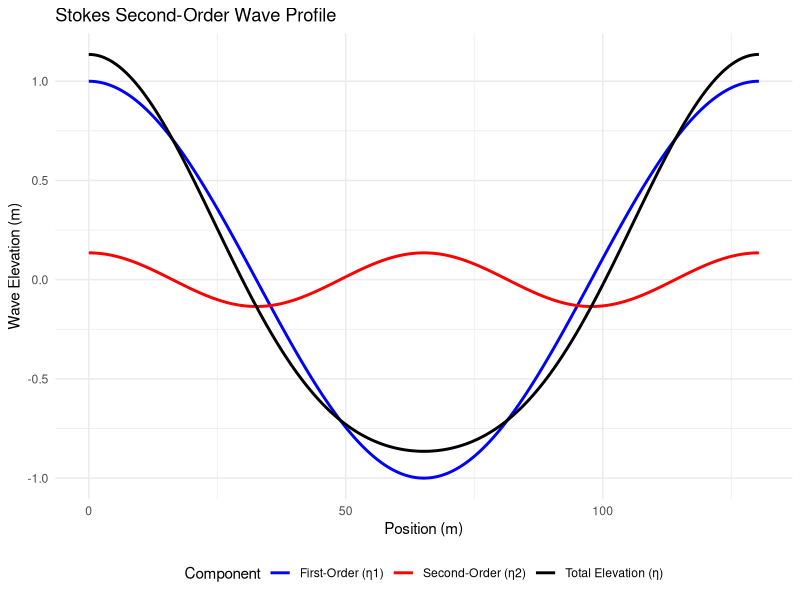
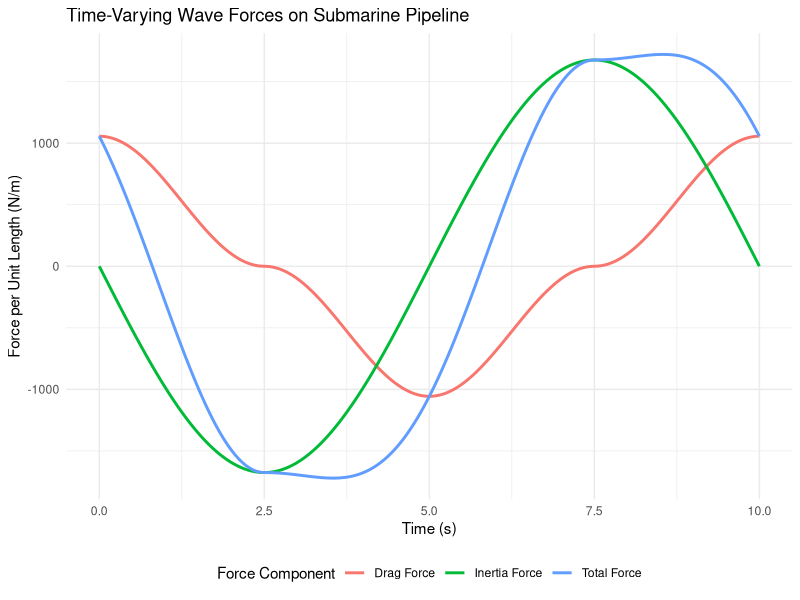
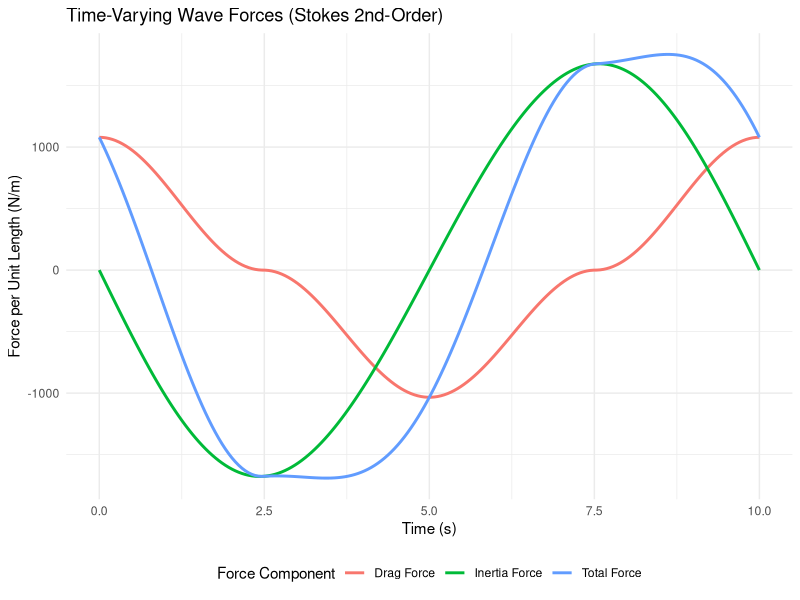

Here is the R script that generated these plots, in order:
library(ggplot2)

# -------------------------------- PART A --------------------------------
T <- 10  # Wave period (s)
g <- 9.81  # Gravity (m/s^2)
d <- 25  # Water depth (m)
H <- 2  # Wave height (m)
a <- H / 2  # Amplitude (m)

omega <- 2 * pi / T  #angular frequency
lambda_0 <- (g * T^2) / (2 * pi)  # deep-water wavelength approx

# Function to solve dispersion relation iteratively
dispersion_relation <- function(k, d, omega, g) {
  return(omega^2 - g * k * tanh(k * d))
}

# Newton-Raphson method to find k
k_guess <- 2 * pi / lambda_0  #initial guess
tolerance <- 1e-6
max_iterations <- 100

for (i in 1:max_iterations) {
  f_k <- dispersion_relation(k_guess, d, omega, g)
  df_k <- -g * (tanh(k_guess * d) + k_guess * d * (1 / cosh(k_guess * d))^2)
  k_new <- k_guess - f_k / df_k
  
  if (abs(k_new - k_guess) < tolerance) {
    break
  }
  
  k_guess <- k_new
}

k <- k_new  # final computed wavenumber
lambda_exact <- 2 * pi / k  # Exact wavelength

# Define x values over one wavelength
x <- seq(0, lambda_exact, length.out = 200)  
phi <- k * x  # Phase variable

# Compute eta1 and eta2
eta1 <- a * cos(phi)  # First-order component
eta2 <- (0.5 * a^2 * k * cosh(2 * k * d) * cos(2 * phi))  # Second-order component
eta <- eta1 + eta2  # Total free-surface elevation

# Create a data frame for plotting
wave_data <- data.frame(
  x = rep(x, 3),
  elevation = c(eta1, eta2, eta),
  component = rep(c("First-Order (η1)", "Second-Order (η2)", "Total Elevation (η)"), each = length(x))
)

# Plot using ggplot2
ggplot(wave_data, aes(x = x, y = elevation, color = component)) +
  geom_line(size = 1) +
  scale_color_manual(values = c("blue", "red", "black")) +
  labs(title = "Stokes Second-Order Wave Profile",
       x = "Position (m)",
       y = "Wave Elevation (m)",
       color = "Component") +
  theme_minimal() +
  theme(legend.position = "bottom")


# -------------------------------- PART B --------------------------------
# ... see doc


# -------------------------------- PART C --------------------------------
# ... see part A, same script but change initial water depth to 25m


# -------------------------------- PART D --------------------------------
H_s <- 2  # in meters
H_max <- 1.86 * H_s
cat("The conservative estimate of H_max is:", round(H_max, 2), "meters\n")


# -------------------------------- PART E --------------------------------
H_max <- 3.72  # Maximum wave height (m)
T <- 10  # Wave period (s)
g <- 9.81  # Gravity (m/s^2)
d <- 25  # Water depth (m)
D <- 1.1  # Pipe diameter (m)
rho <- 1025  # Seawater density (kg/m^3)
C_D <- 1  # Drag coefficient
C_m <- 2  # Inertia coefficient

omega <- 2 * pi / T 
lambda_0 <- (g * T^2) / (2 * pi)
k_guess <- 2 * pi / lambda_0  

dispersion_relation <- function(k, d, omega, g) {
  return(omega^2 - g * k * tanh(k * d))
}

tolerance <- 1e-6
max_iterations <- 100

for (i in 1:max_iterations) {
  f_k <- dispersion_relation(k_guess, d, omega, g)
  df_k <- -g * (tanh(k_guess * d) + k_guess * d * (1 / cosh(k_guess * d))^2)
  k_new <- k_guess - f_k / df_k
  
  if (abs(k_new - k_guess) < tolerance) {
    break
  }
  
  k_guess <- k_new
}

k <- k_new  
lambda_exact <- 2 * pi / k 

# Compute maximum orbital velocity u_m at pipe centerline (z = -d + D/2)
z <- -d + D/2
u_m <- (omega * H_max / 2) * (cosh(k * z) / sinh(k * d))

# Time vector for one wave period (0 ≤ ωt ≤ 2π)
t <- seq(0, T, length.out = 200)
u <- u_m * cos(omega * t)  # Orbital velocity (Table A.2)
u_dot <- -u_m * omega * sin(omega * t)  # Orbital acceleration (Table A.2)

#drag force F_D and inertia force F_I
F_D <- (0.5 * rho * D * C_D) * u * abs(u)
F_I <- (rho * (pi * D^2 / 4) * C_m) * u_dot
F_total <- F_D + F_I # total in-line force

# Create data frame for plotting
force_data <- data.frame(
  Time = rep(t, 3),
  Force = c(F_D, F_I, F_total),
  Component = rep(c("Drag Force", "Inertia Force", "Total Force"), each = length(t))
)

# Plot forces over one wave period
ggplot(force_data, aes(x = Time, y = Force, color = Component)) +
  geom_line(size = 1) +
  labs(title = "Time-Varying Wave Forces on Submarine Pipeline",
       x = "Time (s)",
       y = "Force per Unit Length (N/m)",
       color = "Force Component") +
  theme_minimal() +
  theme(legend.position = "bottom")



# -------------------------------- PART F --------------------------------
# Compute maximum orbital velocity u_m at pipe centerline (z = -d + D/2)
z <- -d + D/2
u_m <- (omega * H_max / 2) * (cosh(k * z) / sinh(k * d))

# Compute second-order correction factor
second_order_factor <- (3 * omega * pi * H_max^2) / (8 * lambda_exact * sinh(k * d)^4)

# Time vector for one wave period (0 ≤ ωt ≤ 2π)
t <- seq(0, T, length.out = 200)

# Compute linear velocity and acceleration
u_linear <- u_m * cos(omega * t)  
u_dot_linear <- -u_m * omega * sin(omega * t)  

# Compute second-order velocity and acceleration corrections
u_second_order <- second_order_factor * cosh(2 * k * (z + d)) * cos(2 * omega * t)
u_dot_second_order <- -(3 * omega^2 * pi * H_max^2) / (4 * lambda_exact * sinh(k * d)^4) * cosh(2 * k * (z + d)) * sin(2 * omega * t)

# Compute total velocity and acceleration (Stokes 2nd-order)
u_stokes <- u_linear + u_second_order
u_dot_stokes <- u_dot_linear + u_dot_second_order

# Compute drag force F_D using Stokes' velocity
F_D_stokes <- (0.5 * rho * D * C_D) * u_stokes * abs(u_stokes)

# Compute inertia force F_I using Stokes' acceleration
F_I_stokes <- (rho * (pi * D^2 / 4) * C_m) * u_dot_stokes

# Compute total in-line force
F_total_stokes <- F_D_stokes + F_I_stokes

# Create data frame for plotting
force_data_stokes <- data.frame(
  Time = rep(t, 3),
  Force = c(F_D_stokes, F_I_stokes, F_total_stokes),
  Component = rep(c("Drag Force", "Inertia Force", "Total Force"), each = length(t))
)

# Plot forces over one wave period
ggplot(force_data_stokes, aes(x = Time, y = Force, color = Component)) +
  geom_line(size = 1) +
  labs(title = "Time-Varying Wave Forces (Stokes 2nd-Order)",
       x = "Time (s)",
       y = "Force per Unit Length (N/m)",
       color = "Force Component") +
  theme_minimal() +
  theme(legend.position = "bottom")



